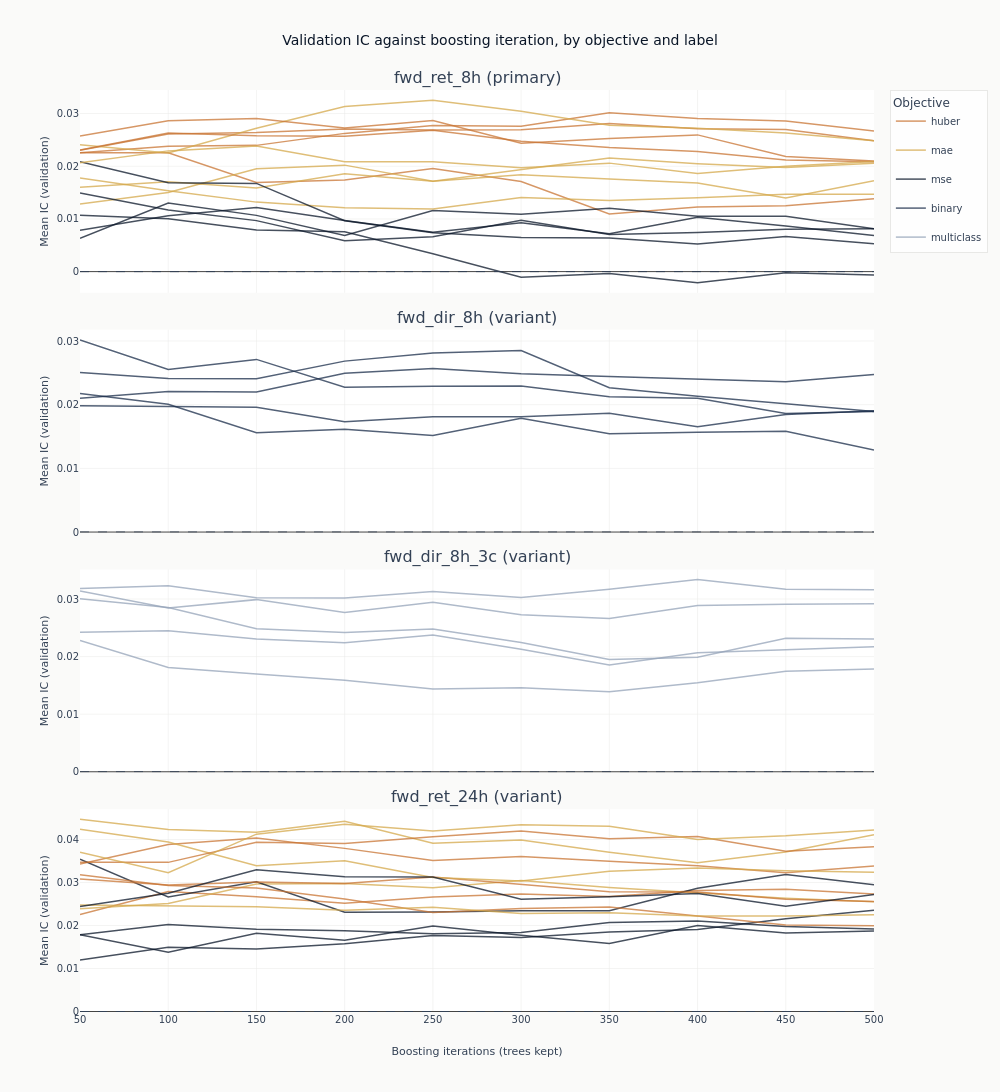

This figure's notebook cell:
### Markdown cell above
### What more trees do

Each line traces one configuration's out-of-sample IC as trees are added to it. This is the
figure the checkpoint dimension exists to produce, and it separates two things a single
end-of-training number cannot.

A line that rises and then falls has an interior optimum: the model was still learning, then
began fitting the training window at the expense of the validation folds. A line that wanders
without trend around zero never had anything to learn in the first place, and its highest point
is wherever the noise happened to peak. The difference matters, because both produce a
respectable-looking maximum.

### Code cell
curves = catalog.filter("full_coverage").sort("label", "config_name", "checkpoint_value")
objectives = {
    "mse": COLORS["blue"],
    "mae": COLORS["amber"],
    "huber": COLORS["copper"],
    "binary": COLORS["slate"],
    "multiclass": COLORS["recede"],
}


def objective_of(name: str) -> str:
    """Read the objective out of a declared configuration name.

    The return menus name three regression losses and the direction menus two classification
    ones. Raising on an unrecognised suffix rather than defaulting is deliberate: a default would
    colour a classifier as squared error and the chart would read as a claim about a loss function
    that was never fitted.
    """
    match = next((key for key in objectives if name.endswith(key)), None)
    if match is None:
        raise ValueError(f"{name!r} does not end in a declared objective: {sorted(objectives)}")
    return match


fig_curves = make_subplots(
    rows=len(panel_labels),
    cols=1,
    shared_xaxes=True,
    vertical_spacing=0.04,
    subplot_titles=[
        f"{label} ({'primary' if label == primary else 'variant'})" for label in panel_labels
    ],
)
legend_shown: set[str] = set()
for row, label in enumerate(panel_labels, start=1):
    panel = curves.filter(pl.col("label") == label)
    for config_name in panel.get_column("config_name").unique(maintain_order=True):
        series = panel.filter(pl.col("config_name") == config_name)
        objective = objective_of(config_name)
        # One legend entry per objective, not per configuration: the names repeated down four
        # panels would be a legend taller than the chart, and the colour is all it has to explain.
        first_of_objective = objective not in legend_shown
        legend_shown.add(objective)
        fig_curves.add_trace(
            go.Scatter(
                x=series.get_column("checkpoint_value").to_list(),
                y=series.get_column("ic_mean").to_list(),
                mode="lines",
                name=objective,
                legendgroup=objective,
                showlegend=first_of_objective,
                line=dict(color=objectives[objective], width=1.5),
                opacity=0.75,
            ),
            row=row,
            col=1,
        )
    fig_curves.add_hline(
        y=0, line_width=1, line_dash="dash", line_color=COLORS["neutral"], row=row, col=1
    )
    fig_curves.update_yaxes(title_text="Mean IC (validation)", row=row, col=1)
fig_curves.update_xaxes(title_text="Boosting iterations (trees kept)", row=len(panel_labels), col=1)
fig_curves.update_layout(
    title="Validation IC against boosting iteration, by objective and label",
    height=300 * len(panel_labels),
    width=1000,
    margin=dict(t=90),
    legend=dict(title_text="Objective", font=dict(size=10)),
)
show_plotly_with_alt(
    fig_curves,
    "Stacked line charts of mean validation information coefficient against boosting iteration, "
    "one panel per label, with one line per configuration coloured by objective: blue for squared "
    "error, amber for absolute error, copper for Huber on the return labels, and a single colour "
    "for each direction label, whose menu declares one objective. Each panel carries a dashed zero "
    "line and almost every line in every panel stays above it, one squared-error line dipping "
    "just below at the later checkpoints. In the two return panels the copper Huber lines sit at "
    "the top of the band and the blue squared-error lines at the bottom, separated from the first "
    "checkpoints onwards. Across all four panels most lines reach their highest point early and "
    "drift sideways or down after it.",
)

### Figure 1 — Plotly figure (JSON) as saved in the notebook; plotly's stock layout.template omitted (floating-point values rounded to 4 significant figures)
{"data": [{"legendgroup": "huber", "line": {"color": "#C87533", "width": 1.5}, "mode": "lines", "name": "huber", "opacity": 0.75, "showlegend": true, "type": "scatter", "x": [50, 100, 150, 200, 250, 300, 350, 400, 450, 500], "xaxis": "x", "y": [0.02255, 0.02254, 0.01691, 0.01741, 0.01956, 0.0171, 0.01096, 0.01229, 0.01251, 0.01385], "yaxis": "y"}, {"legendgroup": "mae", "line": {"color": "#D4A84B", "width": 1.5}, "mode": "lines", "name": "mae", "opacity": 0.75, "showlegend": true, "type": "scatter", "x": [50, 100, 150, 200, 250, 300, 350, 400, 450, 500], "xaxis": "x", "y": [0.01603, 0.01707, 0.01589, 0.01857, 0.01713, 0.01839, 0.01758, 0.0168, 0.01399, 0.01725], "yaxis": "y"}, {"legendgroup": "mse", "line": {"color": "#0a1628", "width": 1.5}, "mode": "lines", "name": "mse", "opacity": 0.75, "showlegend": true, "type": "scatter", "x": [50, 100, 150, 200, 250, 300, 350, 400, 450, 500], "xaxis": "x", "y": [0.01069, 0.01004, 0.007903, 0.007579, 0.003396, -0.001057, -0.0003589, -0.002103, -0.0002082, -0.0006268], "yaxis": "y"}, {"legendgroup": "huber", "line": {"color": "#C87533", "width": 1.5}, "mode": "lines", "name": "huber", "opacity": 0.75, "showlegend": false, "type": "scatter", "x": [50, 100, 150, 200, 250, 300, 350, 400, 450, 500], "xaxis": "x", "y": [0.02259, 0.02382, 0.02397, 0.02624, 0.02776, 0.02761, 0.03018, 0.02905, 0.0286, 0.02667], "yaxis": "y"}, {"legendgroup": "mae", "line": {"color": "#D4A84B", "width": 1.5}, "mode": "lines", "name": "mae", "opacity": 0.75, "showlegend": false, "type": "scatter", "x": [50, 100, 150, 200, 250, 300, 350, 400, 450, 500], "xaxis": "x", "y": [0.01285, 0.01501, 0.01951, 0.02021, 0.01718, 0.01943, 0.02156, 0.0205, 0.01975, 0.02058], "yaxis": "y"}, {"legendgroup": "mse", "line": {"color": "#0a1628", "width": 1.5}, "mode": "lines", "name": "mse", "opacity": 0.75, "showlegend": false, "type": "scatter", "x": [50, 100, 150, 200, 250, 300, 350, 400, 450, 500], "xaxis": "x", "y": [0.007852, 0.01063, 0.01218, 0.00971, 0.007477, 0.009269, 0.007173, 0.01031, 0.00867, 0.006848], "yaxis": "y"}, {"legendgroup": "huber", "line": {"color": "#C87533", "width": 1.5}, "mode": "lines", "name": "huber", "opacity": 0.75, "showlegend": false, "type": "scatter", "x": [50, 100, 150, 200, 250, 300, 350, 400, 450, 500], "xaxis": "x", "y": [0.02305, 0.02611, 0.0264, 0.02709, 0.02688, 0.02694, 0.0281, 0.0271, 0.02698, 0.02484], "yaxis": "y"}, {"legendgroup": "mae", "line": {"color": "#D4A84B", "width": 1.5}, "mode": "lines", "name": "mae", "opacity": 0.75, "showlegend": false, "type": "scatter", "x": [50, 100, 150, 200, 250, 300, 350, 400, 450, 500], "xaxis": "x", "y": [0.02407, 0.02251, 0.0272, 0.03134, 0.03255, 0.03045, 0.02778, 0.02721, 0.02631, 0.02486], "yaxis": "y"}, {"legendgroup": "mse", "line": {"color": "#0a1628", "width": 1.5}, "mode": "lines", "name": "mse", "opacity": 0.75, "showlegend": false, "type": "scatter", "x": [50, 100, 150, 200, 250, 300, 350, 400, 450, 500], "xaxis": "x", "y": [0.006311, 0.013, 0.01068, 0.006853, 0.01161, 0.01091, 0.01202, 0.01049, 0.01051, 0.008157], "yaxis": "y"}, {"legendgroup": "huber", "line": {"color": "#C87533", "width": 1.5}, "mode": "lines", "name": "huber", "opacity": 0.75, "showlegend": false, "type": "scatter", "x": [50, 100, 150, 200, 250, 300, 350, 400, 450, 500], "xaxis": "x", "y": [0.02575, 0.02865, 0.02909, 0.02725, 0.02869, 0.02437, 0.02527, 0.02596, 0.02186, 0.02098], "yaxis": "y"}, {"legendgroup": "mae", "line": {"color": "#D4A84B", "width": 1.5}, "mode": "lines", "name": "mae", "opacity": 0.75, "showlegend": false, "type": "scatter", "x": [50, 100, 150, 200, 250, 300, 350, 400, 450, 500], "xaxis": "x", "y": [0.01778, 0.01535, 0.01319, 0.01214, 0.01189, 0.01408, 0.01352, 0.01401, 0.01469, 0.01467], "yaxis": "y"}, {"legendgroup": "mse", "line": {"color": "#0a1628", "width": 1.5}, "mode": "lines", "name": "mse", "opacity": 0.75, "showlegend": false, "type": "scatter", "x": [50, 100, 150, 200, 250, 300, 350, 400, 450, 500], "xaxis": "x", "y": [0.02086, 0.01687, 0.01674, 0.009654, 0.007371, 0.006474, 0.006363, 0.005243, 0.006688, 0.005288], "yaxis": "y"}, {"legendgroup": "huber", "line": {"color": "#C87533", "width": 1.5}, "mode": "lines", "name": "huber", "opacity": 0.75, "showlegend": false, "type": "scatter", "x": [50, 100, 150, 200, 250, 300, 350, 400, 450, 500], "xaxis": "x", "y": [0.02311, 0.02631, 0.0258, 0.02572, 0.02682, 0.02477, 0.02355, 0.02279, 0.02117, 0.02086], "yaxis": "y"}, {"legendgroup": "mae", "line": {"color": "#D4A84B", "width": 1.5}, "mode": "lines", "name": "mae", "opacity": 0.75, "showlegend": false, "type": "scatter", "x": [50, 100, 150, 200, 250, 300, 350, 400, 450, 500], "xaxis": "x", "y": [0.02064, 0.02292, 0.02384, 0.02087, 0.02086, 0.0197, 0.0206, 0.01865, 0.02, 0.02089], "yaxis": "y"}, {"legendgroup": "mse", "line": {"color": "#0a1628", "width": 1.5}, "mode": "lines", "name": "mse", "opacity": 0.75, "showlegend": false, "type": "scatter", "x": [50, 100, 150, 200, 250, 300, 350, 400, 450, 500], "xaxis": "x", "y": [0.01492, 0.01169, 0.009679, 0.005857, 0.006636, 0.009766, 0.007047, 0.007447, 0.008046, 0.008151], "yaxis": "y"}, {"legendgroup": "binary", "line": {"color": "#1a2d4a", "width": 1.5}, "mode": "lines", "name": "binary", "opacity": 0.75, "showlegend": true, "type": "scatter", "x": [50, 100, 150, 200, 250, 300, 350, 400, 450, 500], "xaxis": "x2", "y": [0.02175, 0.02006, 0.0156, 0.01615, 0.01517, 0.01786, 0.01543, 0.01569, 0.01582, 0.01289], "yaxis": "y2"}, {"legendgroup": "binary", "line": {"color": "#1a2d4a", "width": 1.5}, "mode": "lines", "name": "binary", "opacity": 0.75, "showlegend": false, "type": "scatter", "x": [50, 100, 150, 200, 250, 300, 350, 400, 450, 500], "xaxis": "x2", "y": [0.01982, 0.01967, 0.01958, 0.01734, 0.01812, 0.0181, 0.01867, 0.01654, 0.01847, 0.01904], "yaxis": "y2"}, {"legendgroup": "binary", "line": {"color": "#1a2d4a", "width": 1.5}, "mode": "lines", "name": "binary", "opacity": 0.75, "showlegend": false, "type": "scatter", "x": [50, 100, 150, 200, 250, 300, 350, 400, 450, 500], "xaxis": "x2", "y": [0.02504, 0.0241, 0.02408, 0.02684, 0.02813, 0.02851, 0.02266, 0.02132, 0.02014, 0.01892], "yaxis": "y2"}, {"legendgroup": "binary", "line": {"color": "#1a2d4a", "width": 1.5}, "mode": "lines", "name": "binary", "opacity": 0.75, "showlegend": false, "type": "scatter", "x": [50, 100, 150, 200, 250, 300, 350, 400, 450, 500], "xaxis": "x2", "y": [0.03018, 0.02553, 0.02711, 0.02275, 0.02291, 0.02293, 0.02126, 0.021, 0.01862, 0.01892], "yaxis": "y2"}, {"legendgroup": "binary", "line": {"color": "#1a2d4a", "width": 1.5}, "mode": "lines", "name": "binary", "opacity": 0.75, "showlegend": false, "type": "scatter", "x": [50, 100, 150, 200, 250, 300, 350, 400, 450, 500], "xaxis": "x2", "y": [0.02099, 0.02207, 0.02199, 0.02492, 0.02569, 0.02487, 0.02442, 0.02406, 0.02359, 0.02472], "yaxis": "y2"}, {"legendgroup": "multiclass", "line": {"color": "#94a3b8", "width": 1.5}, "mode": "lines", "name": "multiclass", "opacity": 0.75, "showlegend": true, "type": "scatter", "x": [50, 100, 150, 200, 250, 300, 350, 400, 450, 500], "xaxis": "x3", "y": [0.0228, 0.01811, 0.01697, 0.0159, 0.0144, 0.01461, 0.01391, 0.01548, 0.01748, 0.01786], "yaxis": "y3"}, {"legendgroup": "multiclass", "line": {"color": "#94a3b8", "width": 1.5}, "mode": "lines", "name": "multiclass", "opacity": 0.75, "showlegend": false, "type": "scatter", "x": [50, 100, 150, 200, 250, 300, 350, 400, 450, 500], "xaxis": "x3", "y": [0.03006, 0.02852, 0.02486, 0.0242, 0.02481, 0.02247, 0.01949, 0.01987, 0.02317, 0.02306], "yaxis": "y3"}, {"legendgroup": "multiclass", "line": {"color": "#94a3b8", "width": 1.5}, "mode": "lines", "name": "multiclass", "opacity": 0.75, "showlegend": false, "type": "scatter", "x": [50, 100, 150, 200, 250, 300, 350, 400, 450, 500], "xaxis": "x3", "y": [0.02422, 0.0245, 0.02308, 0.02239, 0.02377, 0.02126, 0.01857, 0.02067, 0.02119, 0.02173], "yaxis": "y3"}, {"legendgroup": "multiclass", "line": {"color": "#94a3b8", "width": 1.5}, "mode": "lines", "name": "multiclass", "opacity": 0.75, "showlegend": false, "type": "scatter", "x": [50, 100, 150, 200, 250, 300, 350, 400, 450, 500], "xaxis": "x3", "y": [0.03141, 0.02846, 0.0299, 0.02767, 0.02943, 0.02729, 0.02661, 0.02886, 0.02908, 0.02917], "yaxis": "y3"}, {"legendgroup": "multiclass", "line": {"color": "#94a3b8", "width": 1.5}, "mode": "lines", "name": "multiclass", "opacity": 0.75, "showlegend": false, "type": "scatter", "x": [50, 100, 150, 200, 250, 300, 350, 400, 450, 500], "xaxis": "x3", "y": [0.03181, 0.03231, 0.03024, 0.03018, 0.03129, 0.03025, 0.0317, 0.03338, 0.03171, 0.0316], "yaxis": "y3"}, {"legendgroup": "huber", "line": {"color": "#C87533", "width": 1.5}, "mode": "lines", "name": "huber", "opacity": 0.75, "showlegend": false, "type": "scatter", "x": [50, 100, 150, 200, 250, 300, 350, 400, 450, 500], "xaxis": "x4", "y": [0.02257, 0.02794, 0.02672, 0.02518, 0.02664, 0.02732, 0.02676, 0.02814, 0.02842, 0.02734], "yaxis": "y4"}, {"legendgroup": "mae", "line": {"color": "#D4A84B", "width": 1.5}, "mode": "lines", "name": "mae", "opacity": 0.75, "showlegend": false, "type": "scatter", "x": [50, 100, 150, 200, 250, 300, 350, 400, 450, 500], "xaxis": "x4", "y": [0.02393, 0.02512, 0.02966, 0.0298, 0.02881, 0.03046, 0.02884, 0.02756, 0.02636, 0.02551], "yaxis": "y4"}, {"legendgroup": "mse", "line": {"color": "#0a1628", "width": 1.5}, "mode": "lines", "name": "mse", "opacity": 0.75, "showlegend": false, "type": "scatter", "x": [50, 100, 150, 200, 250, 300, 350, 400, 450, 500], "xaxis": "x4", "y": [0.012, 0.01494, 0.01452, 0.01578, 0.0177, 0.01721, 0.01852, 0.01908, 0.02156, 0.02354], "yaxis": "y4"}, {"legendgroup": "huber", "line": {"color": "#C87533", "width": 1.5}, "mode": "lines", "name": "huber", "opacity": 0.75, "showlegend": false, "type": "scatter", "x": [50, 100, 150, 200, 250, 300, 350, 400, 450, 500], "xaxis": "x4", "y": [0.03428, 0.03884, 0.04034, 0.03795, 0.03513, 0.03604, 0.03495, 0.03393, 0.03229, 0.03385], "yaxis": "y4"}, {"legendgroup": "mae", "line": {"color": "#D4A84B", "width": 1.5}, "mode": "lines", "name": "mae", "opacity": 0.75, "showlegend": false, "type": "scatter", "x": [50, 100, 150, 200, 250, 300, 350, 400, 450, 500], "xaxis": "x4", "y": [0.04471, 0.04232, 0.04169, 0.04427, 0.03917, 0.0399, 0.03704, 0.03461, 0.03712, 0.04111], "yaxis": "y4"}, {"legendgroup": "mse", "line": {"color": "#0a1628", "width": 1.5}, "mode": "lines", "name": "mse", "opacity": 0.75, "showlegend": false, "type": "scatter", "x": [50, 100, 150, 200, 250, 300, 350, 400, 450, 500], "xaxis": "x4", "y": [0.03545, 0.02664, 0.03017, 0.02308, 0.02318, 0.02345, 0.02341, 0.02867, 0.03187, 0.0295], "yaxis": "y4"}, {"legendgroup": "huber", "line": {"color": "#C87533", "width": 1.5}, "mode": "lines", "name": "huber", "opacity": 0.75, "showlegend": false, "type": "scatter", "x": [50, 100, 150, 200, 250, 300, 350, 400, 450, 500], "xaxis": "x4", "y": [0.0308, 0.0294, 0.03014, 0.02975, 0.03127, 0.02964, 0.02786, 0.02783, 0.02611, 0.02559], "yaxis": "y4"}, {"legendgroup": "mae", "line": {"color": "#D4A84B", "width": 1.5}, "mode": "lines", "name": "mae", "opacity": 0.75, "showlegend": false, "type": "scatter", "x": [50, 100, 150, 200, 250, 300, 350, 400, 450, 500], "xaxis": "x4", "y": [0.04241, 0.03945, 0.03392, 0.03509, 0.03115, 0.03037, 0.0326, 0.0334, 0.03274, 0.03242], "yaxis": "y4"}, {"legendgroup": "mse", "line": {"color": "#0a1628", "width": 1.5}, "mode": "lines", "name": "mse", "opacity": 0.75, "showlegend": false, "type": "scatter", "x": [50, 100, 150, 200, 250, 300, 350, 400, 450, 500], "xaxis": "x4", "y": [0.01783, 0.02022, 0.01913, 0.01879, 0.01808, 0.01837, 0.02069, 0.02108, 0.01975, 0.01922], "yaxis": "y4"}, {"legendgroup": "huber", "line": {"color": "#C87533", "width": 1.5}, "mode": "lines", "name": "huber", "opacity": 0.75, "showlegend": false, "type": "scatter", "x": [50, 100, 150, 200, 250, 300, 350, 400, 450, 500], "xaxis": "x4", "y": [0.03183, 0.0293, 0.02873, 0.02616, 0.02301, 0.02399, 0.02432, 0.02216, 0.02011, 0.01995], "yaxis": "y4"}, {"legendgroup": "mae", "line": {"color": "#D4A84B", "width": 1.5}, "mode": "lines", "name": "mae", "opacity": 0.75, "showlegend": false, "type": "scatter", "x": [50, 100, 150, 200, 250, 300, 350, 400, 450, 500], "xaxis": "x4", "y": [0.02478, 0.0246, 0.02437, 0.02358, 0.02425, 0.0228, 0.02295, 0.0222, 0.02222, 0.02253], "yaxis": "y4"}, {"legendgroup": "mse", "line": {"color": "#0a1628", "width": 1.5}, "mode": "lines", "name": "mse", "opacity": 0.75, "showlegend": false, "type": "scatter", "x": [50, 100, 150, 200, 250, 300, 350, 400, 450, 500], "xaxis": "x4", "y": [0.01786, 0.01378, 0.01819, 0.01658, 0.01989, 0.01771, 0.0158, 0.02001, 0.01825, 0.01872], "yaxis": "y4"}, {"legendgroup": "huber", "line": {"color": "#C87533", "width": 1.5}, "mode": "lines", "name": "huber", "opacity": 0.75, "showlegend": false, "type": "scatter", "x": [50, 100, 150, 200, 250, 300, 350, 400, 450, 500], "xaxis": "x4", "y": [0.03472, 0.03469, 0.03935, 0.03909, 0.04063, 0.04198, 0.04017, 0.0407, 0.03726, 0.0383], "yaxis": "y4"}, {"legendgroup": "mae", "line": {"color": "#D4A84B", "width": 1.5}, "mode": "lines", "name": "mae", "opacity": 0.75, "showlegend": false, "type": "scatter", "x": [50, 100, 150, 200, 250, 300, 350, 400, 450, 500], "xaxis": "x4", "y": [0.03705, 0.03227, 0.04125, 0.04358, 0.042, 0.04346, 0.04308, 0.04, 0.04086, 0.04223], "yaxis": "y4"}, {"legendgroup": "mse", "line": {"color": "#0a1628", "width": 1.5}, "mode": "lines", "name": "mse", "opacity": 0.75, "showlegend": false, "type": "scatter", "x": [50, 100, 150, 200, 250, 300, 350, 400, 450, 500], "xaxis": "x4", "y": [0.02443, 0.02752, 0.03297, 0.03134, 0.03129, 0.02613, 0.02671, 0.02744, 0.0245, 0.02724], "yaxis": "y4"}], "layout": {"annotations": [{"font": {"size": 16}, "showarrow": false, "text": "fwd_ret_8h (primary)", "x": 0.5, "xanchor": "center", "xref": "paper", "y": 1.0, "yanchor": "bottom", "yref": "paper"}, {"font": {"size": 16}, "showarrow": false, "text": "fwd_dir_8h (variant)", "x": 0.5, "xanchor": "center", "xref": "paper", "y": 0.74, "yanchor": "bottom", "yref": "paper"}, {"font": {"size": 16}, "showarrow": false, "text": "fwd_dir_8h_3c (variant)", "x": 0.5, "xanchor": "center", "xref": "paper", "y": 0.48, "yanchor": "bottom", "yref": "paper"}, {"font": {"size": 16}, "showarrow": false, "text": "fwd_ret_24h (variant)", "x": 0.5, "xanchor": "center", "xref": "paper", "y": 0.22, "yanchor": "bottom", "yref": "paper"}], "height": 1200, "legend": {"font": {"size": 10}, "title": {"text": "Objective"}}, "margin": {"t": 90}, "shapes": [{"line": {"color": "#334155", "dash": "dash", "width": 1}, "type": "line", "x0": 0, "x1": 1, "xref": "x domain", "y0": 0, "y1": 0, "yref": "y"}, {"line": {"color": "#334155", "dash": "dash", "width": 1}, "type": "line", "x0": 0, "x1": 1, "xref": "x2 domain", "y0": 0, "y1": 0, "yref": "y2"}, {"line": {"color": "#334155", "dash": "dash", "width": 1}, "type": "line", "x0": 0, "x1": 1, "xref": "x3 domain", "y0": 0, "y1": 0, "yref": "y3"}, {"line": {"color": "#334155", "dash": "dash", "width": 1}, "type": "line", "x0": 0, "x1": 1, "xref": "x4 domain", "y0": 0, "y1": 0, "yref": "y4"}], "title": {"text": "Validation IC against boosting iteration, by objective and label"}, "width": 1000, "xaxis": {"anchor": "y", "domain": [0.0, 1.0], "matches": "x4", "showticklabels": false}, "xaxis2": {"anchor": "y2", "domain": [0.0, 1.0], "matches": "x4", "showticklabels": false}, "xaxis3": {"anchor": "y3", "domain": [0.0, 1.0], "matches": "x4", "showticklabels": false}, "xaxis4": {"anchor": "y4", "domain": [0.0, 1.0], "title": {"text": "Boosting iterations (trees kept)"}}, "yaxis": {"anchor": "x", "domain": [0.78, 1.0], "title": {"text": "Mean IC (validation)"}}, "yaxis2": {"anchor": "x2", "domain": [0.52, 0.74], "title": {"text": "Mean IC (validation)"}}, "yaxis3": {"anchor": "x3", "domain": [0.26, 0.48], "title": {"text": "Mean IC (validation)"}}, "yaxis4": {"anchor": "x4", "domain": [0.0, 0.22], "title": {"text": "Mean IC (validation)"}}}}
